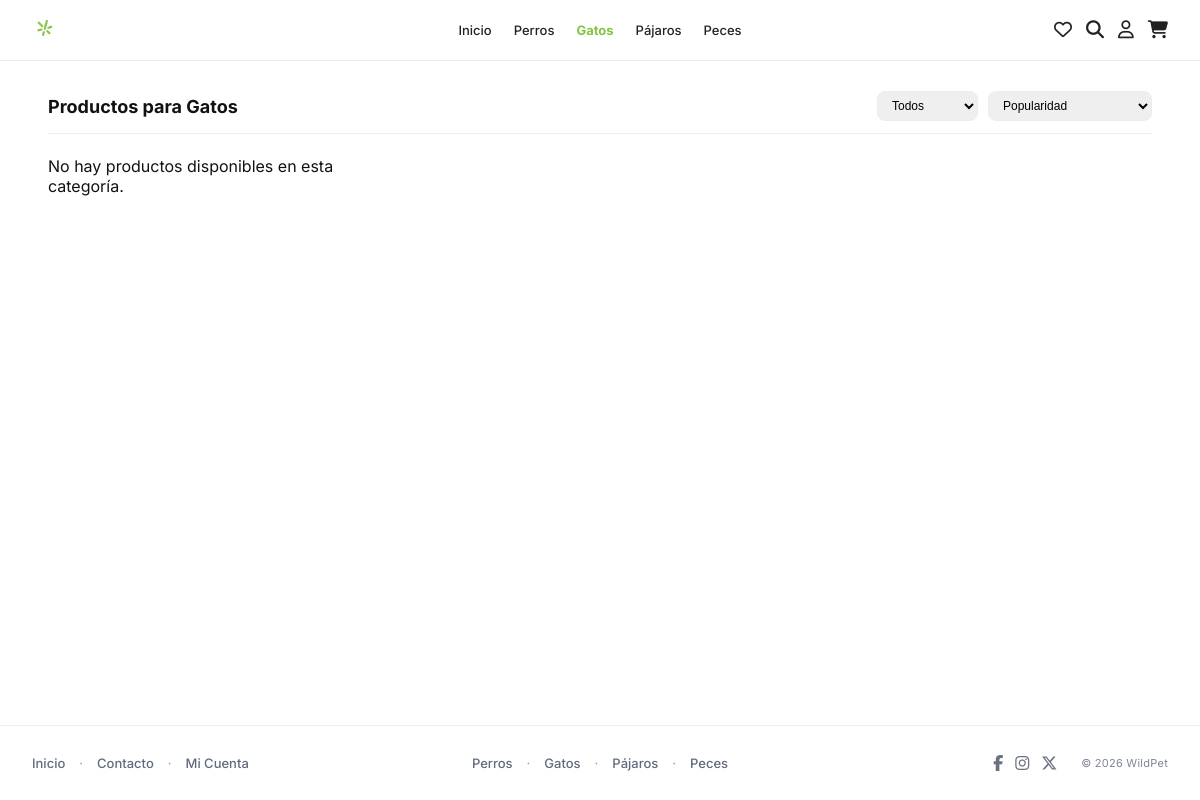
Page /Gatos.php on the earlier database version.
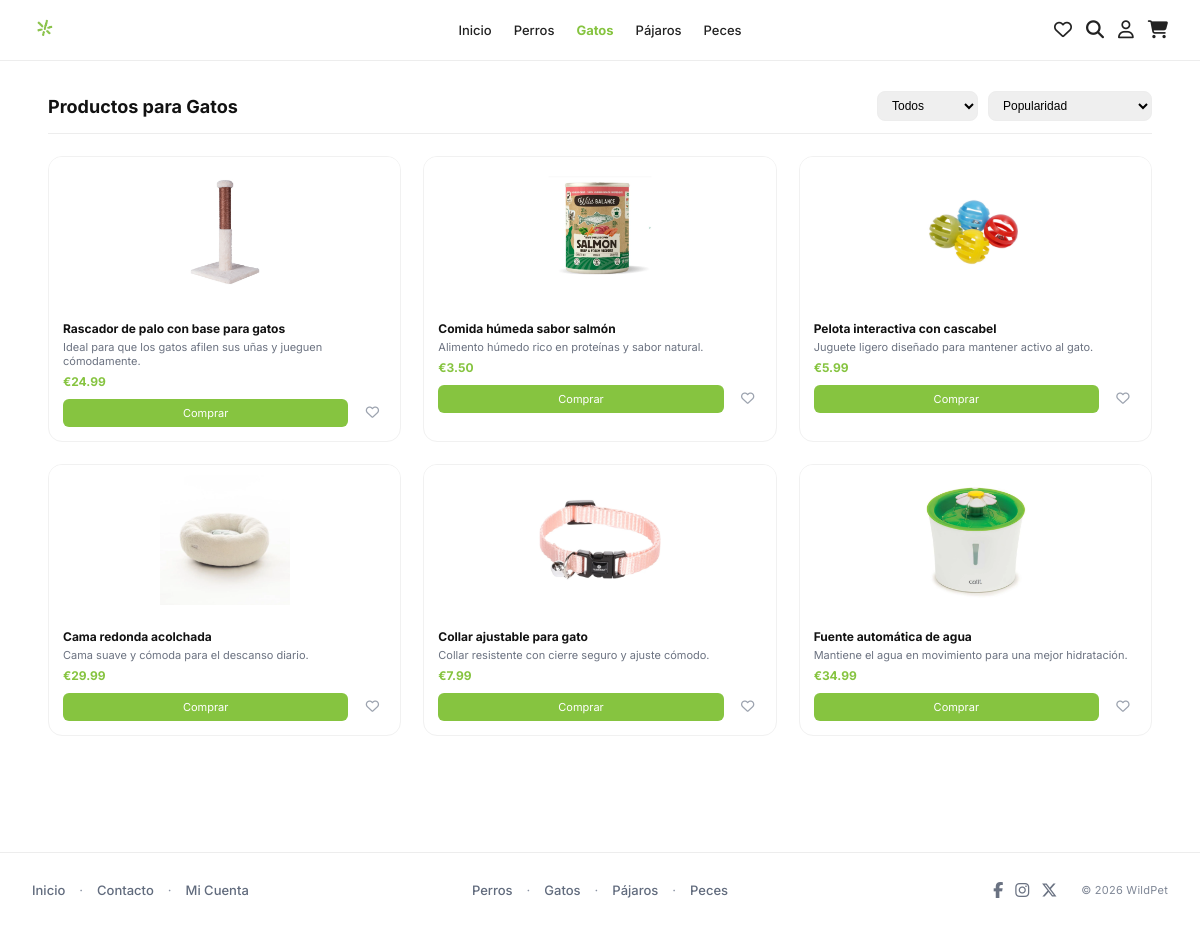
Same page on the later database version.
### tables this page shows
CREATE TABLE `productos` (
  `id` int(11) NOT NULL,
  `nombre` varchar(150) NOT NULL,
  `descripcion` text NOT NULL,
  `precio` decimal(10,2) NOT NULL,
  `imagen` varchar(255) DEFAULT NULL,
  `stock` int(11) NOT NULL DEFAULT 0,
  `id_categoria` int(11) NOT NULL,
  `destacado` tinyint(1) DEFAULT 0
);

### Gatos.php (the view, shortened to what this page needs)
<?php
include("conexion.php");
$sql = "SELECT * FROM productos WHERE id_categoria = 2";
$resultado = $conn->query($sql);
?>
<!doctype html>
<html lang="es">
<head>
  <link rel="stylesheet" href="https://cdnjs.cloudflare.com/ajax/libs/font-awesome/6.5.1/css/all.min.css">
  <link rel="stylesheet" href="DogProducts.css">
  <link rel="stylesheet" href="account-menu.css">
</head>
<body>
<header class="header">
  <div class="header-inner">
    <a href="Homepage.php"><img class="logo" src="img/logo.png" alt="Logo Tienda Mascotas"></a>
    <nav class="nav">
      <a href="Homepage.php">Inicio</a>
      <a href="Perros.php">Perros</a>
      <a class="active" href="Gatos.php">Gatos</a>
      <a href="Pajaros.php">Pájaros</a>
      <a href="Peces.php">Peces</a>
    </nav>
    <div class="icons">
      <a href="MisFavoritos.php" title="Mis Favoritos" aria-label="Mis Favoritos"><i class="fa-regular fa-heart"></i></a>
      <a href="Search.php" title="Buscar" aria-label="Buscar"><i class="fa-solid fa-magnifying-glass"></i></a>
      <div class="account-menu">
        <button class="account-toggle" aria-label="Cuenta"><i class="fa-regular fa-user"></i></button>
      </div>
      <a href="ShoppingCart.php" title="Carrito" aria-label="Carrito"><i class="fa-solid fa-cart-shopping"></i></a>
    </div>
  </div>
</header>
<main class="page">
  <div class="container">
    <div class="topbar">
      <h1>Productos para Gatos</h1>
      <div class="filters">
        <select id="tipoFilter" aria-label="Filtrar">
          <option>Todos</option>
        </select>
        <select id="ordenFilter" aria-label="Ordenar por">
          <option>Popularidad</option>
        </select>
      </div>
    </div>
    <hr>
    <section class="grid" aria-label="Productos">
      <?php if ($resultado && $resultado->num_rows > 0) { ?>
        <?php while($producto = $resultado->fetch_assoc()) { ?>
          <article class="card"
            data-nombre="<?php echo htmlspecialchars(strtolower($producto['nombre']), ENT_QUOTES, 'UTF-8'); ?>"
            data-descripcion="<?php echo htmlspecialchars(strtolower($producto['descripcion']), ENT_QUOTES, 'UTF-8'); ?>"
            data-precio="<?php echo floatval($producto['precio']); ?>">
            <div class="card-img">
              <img src="<?php echo $producto['imagen']; ?>" alt="<?php echo $producto['nombre']; ?>">
            </div>
            <div class="card-body">
              <h3><?php echo $producto['nombre']; ?></h3>
              <p class="desc"><?php echo $producto['descripcion']; ?></p>
              <p class="price">€<?php echo number_format($producto['precio'], 2); ?></p>
              <div class="actions">
                <a class="btn" href="DetailProduct.php?id=<?php echo $producto['id']; ?>">Comprar</a>
                <button class="fav-btn" aria-label="Favorito"
                  data-id="<?php echo intval($producto['id']); ?>"
                  data-nombre="<?php echo htmlspecialchars($producto['nombre'], ENT_QUOTES, 'UTF-8'); ?>"
                  data-descripcion="<?php echo htmlspecialchars($producto['descripcion'], ENT_QUOTES, 'UTF-8'); ?>"
                  data-precio="<?php echo floatval($producto['precio']); ?>"
                  data-imagen="<?php echo htmlspecialchars($producto['imagen'], ENT_QUOTES, 'UTF-8'); ?>"
                  data-url="DetailProduct.php?id=<?php echo intval($producto['id']); ?>">
                  <i class="fa-regular fa-heart"></i>
                </button>
              </div>
            </div>
          </article>
        <?php } ?>
      <?php } else { ?>
        <p>No hay productos disponibles en esta categoría.</p>
      <?php } ?>
    </section>
  </div>
</main>
<?php include('footer.php'); ?>
</body>
</html>

### footer.php (shortened to what this page needs)
<footer class="footer">
  <div class="footer-inner">
    <div class="footer-layout">
      <div class="footer-block footer-block-1">
        <a href="Homepage.php">Inicio</a>
        <span>·</span>
        <a href="Homepage.php#contacto">Contacto</a>
        <span>·</span>
        <a href="MiCuenta.php">Mi Cuenta</a>
      </div>
      <div class="footer-block footer-block-2">
        <a href="Perros.php">Perros</a>
        <span>·</span>
        <a href="Gatos.php">Gatos</a>
        <span>·</span>
        <a href="Pajaros.php">Pájaros</a>
        <span>·</span>
        <a href="Peces.php">Peces</a>
      </div>
      <div class="footer-block footer-block-3 footer-right">
        <div class="footer-social">
          <a href="https://www.facebook.com/share/1AsKfSyiEw/?mibextid=wwXIfr" target="_blank" rel="noopener noreferrer" aria-label="Facebook" title="Facebook">
            <i class="fa-brands fa-facebook-f"></i>
          </a>
          <a href="https://www.instagram.com/hadri_romero?igsh=MW92cW1pNGMybHB1Mw==" target="_blank" rel="noopener noreferrer" aria-label="Instagram" title="Instagram">
            <i class="fa-brands fa-instagram"></i>
          </a>
          <a href="https://x.com/hadri_romeroo?s=21" target="_blank" rel="noopener noreferrer" aria-label="X" title="X">
            <i class="fa-brands fa-x-twitter"></i>
          </a>
        </div>
        <span class="footer-copy">© 2026 WildPet</span>
      </div>
    </div>
  </div>
</footer>

### DogProducts.css (style rules this page uses)
:root { --green:#86c440; --text:#121212; --muted:#6b7280; --border:#ededed; }
* { box-sizing:border-box;margin:0;padding:0 }
body { font-family:Inter,system-ui,Arial,sans-serif; color:var(--text); min-height:100vh; display:flex; flex-direction:column; }
.container { width:min(1200px,92%); margin:0 auto; }
.page { flex:1; padding:30px 0 60px; }
.topbar { display:flex; justify-content:space-between; align-items:center; margin-bottom:12px; }
.topbar h1 { font-size:18px; font-weight:700; }
.filters { display:flex; gap:10px; }
.filters select { border:1px solid var(--border); border-radius:8px; padding:6px 10px; font-size:12px; }
hr { border:none; border-top:1px solid var(--border); margin-bottom:22px; }
.header { background:#fff; border-bottom:1px solid var(--border); }
.header-inner { width:100%; height:60px; padding:0 32px; display:grid; grid-template-columns: 1fr auto 1fr; align-items:center; }
.logo { width:26px; justify-self:start; }
.nav { display:flex; gap:22px; justify-self:center; }
.nav a { text-decoration:none; color:#222; font-size:13px; font-weight:500; }
.nav a.active { color:var(--green); font-weight:700; }
.icons { display:flex; gap:14px; align-items:center; justify-self:end; }
.icons i { cursor:pointer; font-size:18px; color:#222; transition: color .2s ease, transform .2s ease; }
.grid { display:grid; grid-template-columns:repeat(3,1fr); gap:22px; }
.card { background:#fff; border:1px solid #f1f1f1; border-radius:14px; overflow:hidden; display:flex; flex-direction:column; }
.card-img { height:150px; background:#fff; display:flex; align-items:center; justify-content:center; padding:10px; }
.card-img img { width:100%; height:100%; object-fit:contain; object-position:center; }
.card-body { padding:14px; }
.card-body h3 { font-size:12px; font-weight:700; margin-bottom:4px; }
.desc { font-size:11px; color:var(--muted); margin-bottom:6px; }
.price { font-size:12px; font-weight:700; color:var(--green); }
.actions { display:flex; gap:10px; margin-top:10px; }
.btn { flex:1; background:var(--green); color:#fff; font-size:11px; text-align:center; padding:7px 0; border-radius:6px; text-decoration:none; }
.fav-btn { width:28px; height:28px; border:none; border-radius:0; display:flex; align-items:center; justify-content:center; color:#9ca3af; background:transparent; cursor:pointer; }
.footer { border-top:1px solid var(--border); background:linear-gradient(180deg,#ffffff 0%, #fbfcff 100%); }
.footer-inner { width:100%; padding:24px 38px; display:flex; align-items:flex-start; justify-content:space-between; font-size:12px; color:var(--muted); }
.footer-right { display:flex; gap:14px; align-items:center; }
.footer-right i { cursor:pointer; width:34px; height:34px; border-radius:999px; display:flex; align-items:center; justify-content:center; font-size:16px; color:#6a7282; background:#f1f3f7; transition: color .2s ease, transform .2s ease, background .2s ease; }
.footer-right { border-left:1px solid #d7dde7 !important;padding-left:16px !important;margin-left:4px !important }
.footer-right i { width:auto !important;height:auto !important;border-radius:0 !important;background:transparent !important;color:#6a7282 !important;display:inline-block !important;font-size:16px !important }
.footer-copy { font-size:11px !important;letter-spacing:.3px !important;color:#7f8796 !important }
.footer-right { display:flex !important;align-items:center !important;gap:12px !important;margin-left:24px !important;padding-left:14px !important;border-left:1px solid #d7dde7 !important }
.footer-copy { font-size:11px !important;color:#7f8796 !important;letter-spacing:.25px !important;white-space:nowrap !important }
.footer-layout { width:100%;display:grid;grid-template-columns:1.2fr 1.2fr .7fr .45fr;align-items:center;column-gap:28px }
.footer-block { display:flex;align-items:center;gap:14px;min-height:34px }
.footer-block + .footer-block { border-left:1px solid #d7dde7;padding-left:24px }
.footer-block a,.footer-block a:visited { color:#616b7d;text-decoration:none !important;font-size:13px;font-weight:500 }
.footer-block span { color:#8b93a3;font-size:13px }
.footer-copy { font-size:11px !important;color:#7f8796 !important;letter-spacing:.25px !important;white-space:nowrap }
.footer-right { justify-content:flex-start !important;gap:16px !important;border-left:none !important;padding-left:0 !important;margin-left:0 !important }

Differences in the rows shown:
added productos: imagen (picture), nombre "Rascador de palo con base para gatos", descripcion "Ideal para que los gatos afilen sus uñas y jueguen cómodamente.", precio "24.99"
added productos: imagen (picture), nombre "Comida húmeda sabor salmón", descripcion "Alimento húmedo rico en proteínas y sabor natural.", precio "3.50"
added productos: imagen+nombre (picture), nombre "Pelota interactiva con cascabel", descripcion "Juguete ligero diseñado para mantener activo al gato.", precio "5.99"
added productos: imagen+nombre (picture), nombre "Cama redonda acolchada", descripcion "Cama suave y cómoda para el descanso diario.", precio "29.99"
added productos: imagen+nombre (picture), nombre "Collar ajustable para gato", descripcion "Collar resistente con cierre seguro y ajuste cómodo.", precio "7.99"
added productos: imagen (picture), nombre "Fuente automática de agua", descripcion "Mantiene el agua en movimiento para una mejor hidratación.", precio "34.99"
Other differences:
text no longer shown: "No hay productos disponibles en esta categoría."
